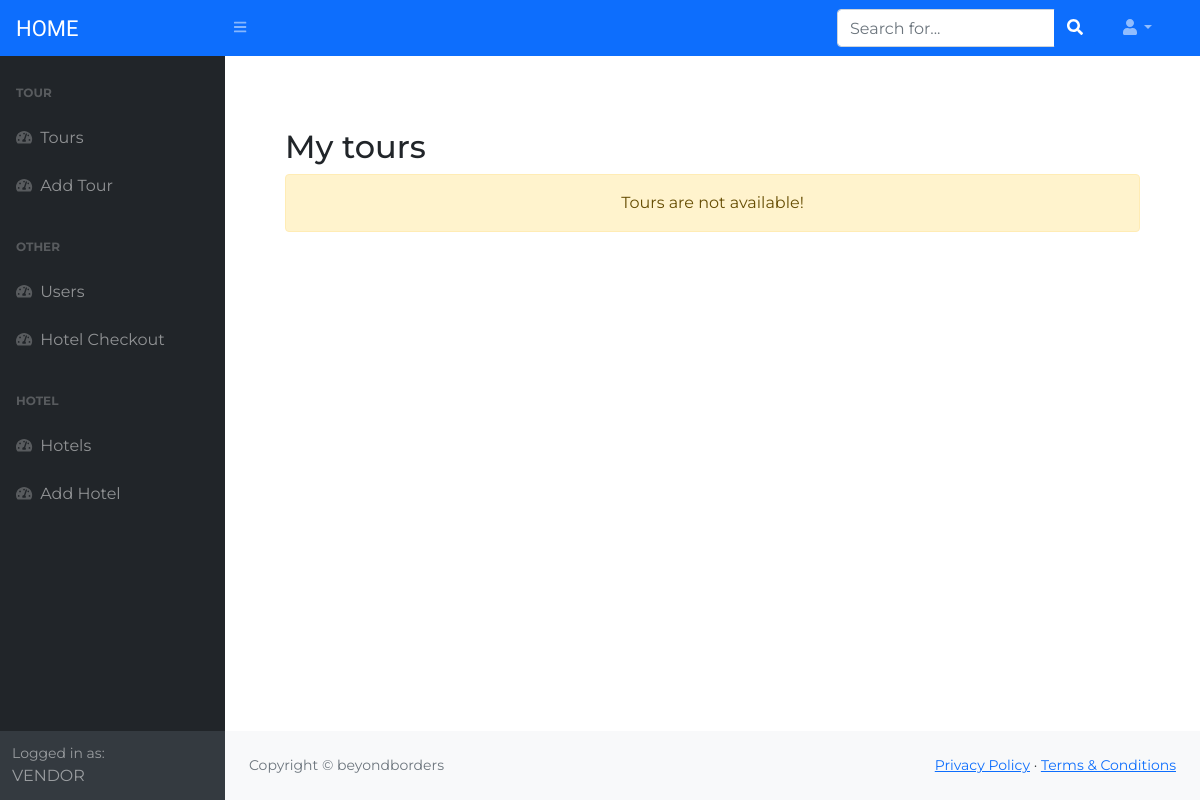
/order (signed in), run on an earlier commit of the app's database.
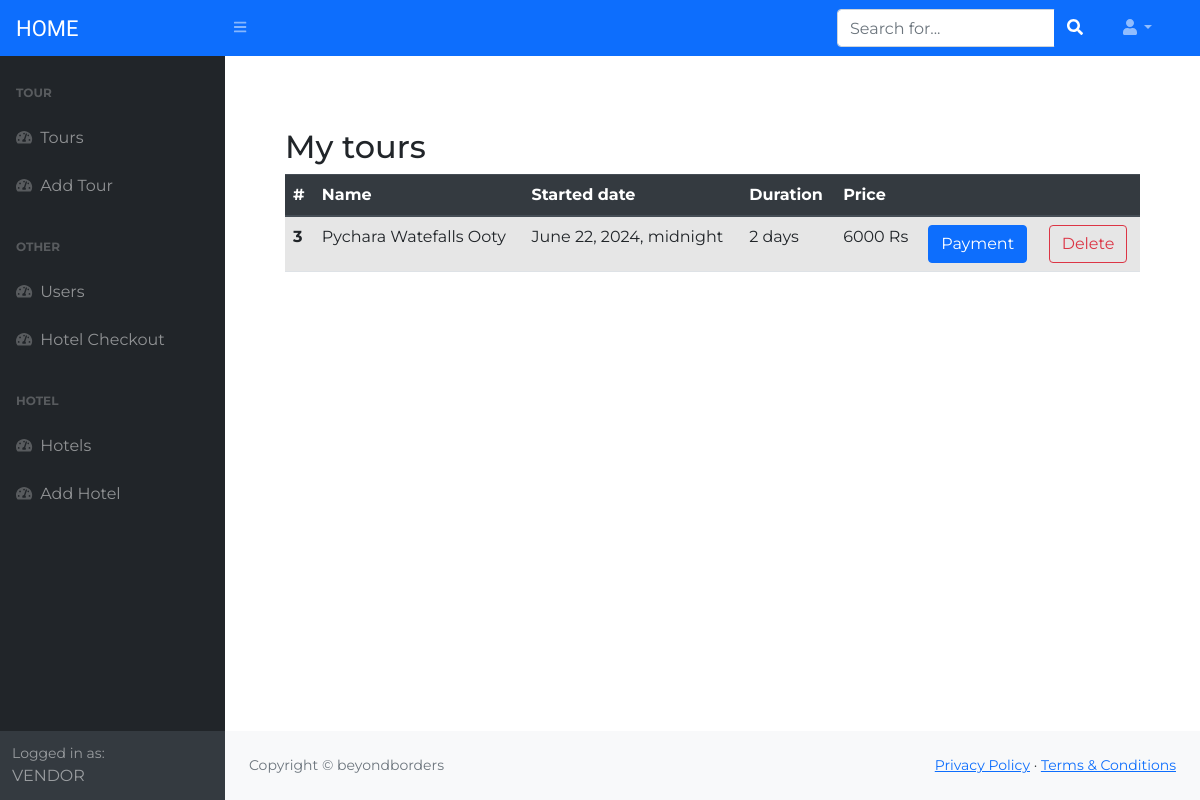
And on a later commit of the database.
### web_tech_django/apps/blog/models.py (models this page shows, shortened)
class OrderTour(models.Model):
    customer = models.ForeignKey(settings.AUTH_USER_MODEL, on_delete=models.CASCADE)
    tour = models.ForeignKey(Tour, on_delete=models.CASCADE)
    ordered = models.BooleanField(default=False)

class Tour(models.Model):
    name = models.CharField('Tour name', max_length=60)
    description = models.TextField('Tour description')
    started = models.DateTimeField('Started date')
    expiry = models.DateField('Expiry date', null=True)
    duration = models.IntegerField('Tour duration')
    price = models.IntegerField('Tour price')
    image = models.ImageField('Tour image', upload_to='tours/')
    approved = models.BooleanField('Approved', default=False)

### web_tech_django/apps/blog/views.py (the view)
# urls.py: path('order', views.order, name='order'),
@login_required
def order(request):
    orders = OrderTour.objects.filter(customer=request.user)
    context = {
        'orders': orders,
    }
    return render(request, 'admin/user/user_order.html', context)

### web_tech_django/templates/admin/user/user_order.html (shortened to what this page needs)
{% extends 'admin/base_admin.html' %}
{% block content %}
    <div class="container">
        <h2>My tours</h2>
        <div class="orders">
            {% if orders %}
            <table class="table table-hover table-striped">
                    <thead class="thead-dark">
                        <tr>
                            <th scope="col">#</th>
                              <th scope="col">Name</th>
                              <th scope="col">Started date</th>
                              <th scope="col">Duration</th>
                              <th scope="col">Price</th>
                              <th scope="col"></th>
                              <th scope="col"></th>
                        </tr>
                    </thead>
                    <tbody>
                        {% for order in orders %}
                                <tr>
                                    <th scope="col">{{ order.id }}</th>
                                    <td>{{ order.tour.name }}</td>
                                    <td>{{ order.tour.started }}</td>
                                    <td>{{ order.tour.duration }} days</td>
                                    <td>{{ order.tour.price }} Rs</td>
                                    <td><a href="{% url 'blog:payment' %}" class="btn btn-primary">Payment</a></td>
                                    <td><a href="{% url 'blog:order_delete' id=order.id %}" class="btn btn-outline-danger">Delete</a></td>
                                </tr>
                        {% endfor %}
                    </tbody>
                </table>
                {% else %}
                    <div class="alert alert-warning d-flex justify-content-center">Tours are not available!</div>
                {% endif %}
        </div>
    </div>
{% endblock %}

### web_tech_django/templates/admin/base_admin.html (shortened to what this page needs)
{% load static %}
<!DOCTYPE html>
<html lang="en">
    <head>
        <link rel="stylesheet" href="https://maxcdn.bootstrapcdn.com/bootstrap/4.5.2/css/bootstrap.min.css">
        <link href="https://cdn.jsdelivr.net/npm/simple-datatables@latest/dist/style.css" rel="stylesheet" />
        <link href="../../static/adminpanel/css/styles.css" rel="stylesheet" />
        <link rel="stylesheet" href="{% static 'blog/css/admin.css' %}" />
    </head>
    <body class="sb-nav-fixed">
        <nav class="sb-topnav navbar navbar-expand navbar-dark bg-primary">
            <a class="navbar-brand ps-3 logo" href="{% url 'blog:index' %}"> HOME </a>
            <button class="btn btn-link btn-sm order-1 order-lg-0 me-4 me-lg-0" id="sidebarToggle" href="#!"><i class="fas fa-bars"></i></button>
            <form class="d-none d-md-inline-block form-inline ms-auto me-0 me-md-3 my-2 my-md-0">
                <div class="input-group">
                    <input class="form-control" type="text" placeholder="Search for..." aria-label="Search for..." aria-describedby="btnNavbarSearch" />
                    <button class="btn btn-primary" id="btnNavbarSearch" type="button"><i class="fas fa-search"></i></button>
                </div>
            </form>
            <ul class="navbar-nav ms-auto ms-md-0 me-3 me-lg-4">
                <li class="nav-item dropdown">
                    <a class="nav-link dropdown-toggle" id="navbarDropdown" href="#" role="button" data-bs-toggle="dropdown" aria-expanded="false"><i class="fas fa-user fa-fw"></i></a>
                </li>
            </ul>
        </nav>
        <div id="layoutSidenav">
            <div id="layoutSidenav_nav">
                <nav class="sb-sidenav accordion sb-sidenav-dark" id="sidenavAccordion">
                    <div class="sb-sidenav-menu">
                        <div class="nav">
                            {% if user is not None and user.is_staff%}
                                <div class="sb-sidenav-menu-heading">Tour</div>
                                <a class="nav-link" href="{% url 'blog:tours_list' %}">
                                    <div class="sb-nav-link-icon"><i class="fas fa-tachometer-alt"></i></div>
                                    Tours
                                </a>
                                <a class="nav-link" href="{% url 'blog:add_tour' %}">
                                    <div class="sb-nav-link-icon"><i class="fas fa-tachometer-alt"></i></div>
                                    Add Tour
                                </a>
                                <div class="sb-sidenav-menu-heading">Other</div>
                                <a class="nav-link" href="{% url 'blog:users_list' %}">
                                    <div class="sb-nav-link-icon"><i class="fas fa-tachometer-alt"></i></div>
                                    Users
                                </a>
                                <a class="nav-link" href="{% url 'blog:users_list' %}">
                                    <div class="sb-nav-link-icon"><i class="fas fa-tachometer-alt"></i></div>
                                    Hotel Checkout
                                </a>
                                <div class="sb-sidenav-menu-heading">Hotel</div>
                                <a class="nav-link" href="{% url 'blog:hotels_list' %}">
                                    <div class="sb-nav-link-icon"><i class="fas fa-tachometer-alt"></i></div>
                                    Hotels
                                </a>
                                <a class="nav-link" href="{% url 'blog:hotel_add' %}">
                                    <div class="sb-nav-link-icon"><i class="fas fa-tachometer-alt"></i></div>
                                    Add Hotel
                                </a>
                            {% endif %}
                        </div>
                    </div>
                    <div class="sb-sidenav-footer">
                        <div class="small">Logged in as:</div>
                        {% if user.is_staff %}
                            VENDOR
                        {% else %}
                            {{ user }}
                        {% endif %}
                    </div>
                </nav>
            </div>
            <div id="layoutSidenav_content">
                <main>
                    <div class="container p-5">
                                        {% block content %}{% endblock %}
                    </div>
                </main>
                <footer class="py-4 bg-light mt-auto">
                    <div class="container-fluid px-4">
                        <div class="d-flex align-items-center justify-content-between small">
                            <div class="text-muted">Copyright &copy; beyondborders</div>
                            <div>
                                <a href="#">Privacy Policy</a>
                                &middot;
                                <a href="#">Terms &amp; Conditions</a>
                            </div>
                        </div>
                    </div>
                </footer>
            </div>
        </div>
    </body>
</html>

### web_tech_django/static/blog/css/admin.css (style rules this page uses)
body { background-color: #fff; font-family: 'Montserrat', sans-serif; font-size: 16px; -webkit-transition: 0.5s; -o-transition: 0.5s; transition: 0.5s; }
.logo { font-family: "Josefin Sans"; font-size: 22px; }

What changed in the data, as far as the page shows it:
added OrderTour: id "3", tour.name "Pychara Watefalls Ooty", tour.started "June 22, 2024, midnight", tour.duration "2", tour.price "6000"
Also different on the page:
text no longer shown: "Tours are not available!"
text now shown: "# Name Started date Duration Price"
